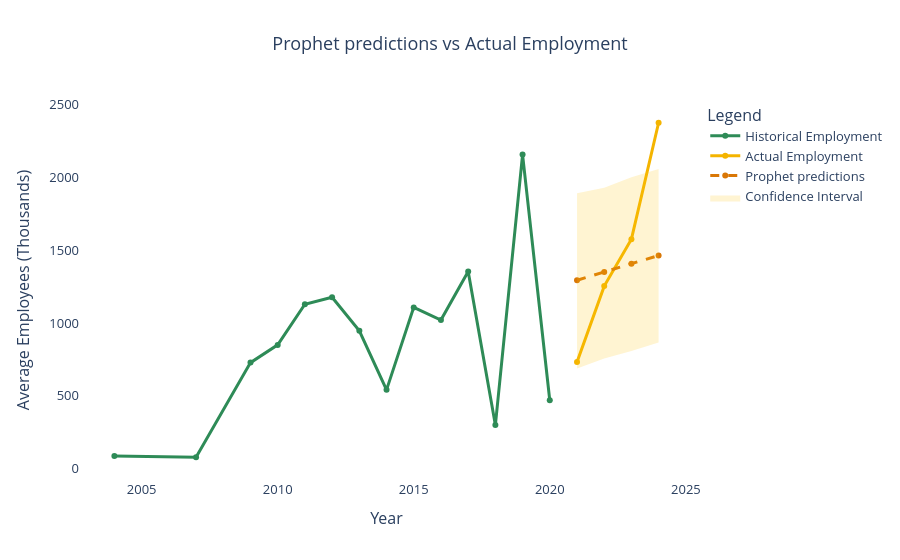

The notebook cell this image was saved under:
### Markdown cell above
---
* ## The second model, prophet, was trained and achieved a fairly higher accuracy of 71.3%.
* ## Hyperparameter tuning using grid search was performed, to ensure optimum performance of the model.
---

### Code cell
import plotly.graph_objects as go

fig = go.Figure()

# Historical
fig.add_trace(
    go.Scatter(
        x=train['ds'],
        y=train['y'],
        mode='lines+markers',
        name='Historical Employment',
        line=dict(color='#2E8B57', width=3)
    )
)

# Actual
fig.add_trace(
    go.Scatter(
        x=test['ds'],
        y=test['y'],
        mode='lines+markers',
        name='Actual Employment',
        line=dict(color='#F4B400', width=3)
    )
)

# Prophet predictions
fig.add_trace(
    go.Scatter(
        x=prophet_test['ds'],
        y=prophet_test['yhat'],
        mode='lines+markers',
        name='Prophet predictions',
        line=dict(
            color='#D97706',
            width=3,
            dash='dash'
        )
    )
)

# Confidence interval
fig.add_trace(
    go.Scatter(
        x=list(predictions.tail(4)['ds']) + list(predictions.tail(4)['ds'][::-1]),
        y=list(predictions.tail(4)['yhat_upper']) +
          list(predictions.tail(4)['yhat_lower'][::-1]),
        fill='toself',
        fillcolor='rgba(255,193,7,0.18)',
        line=dict(color='rgba(255,255,255,0)'),
        hoverinfo='skip',
        name='Confidence Interval'
    )
)

fig.update_layout(
    title='Prophet predictions vs Actual Employment',
    title_x=0.5,
    xaxis_title='Year',
    yaxis_title='Average Employees (Thousands)',
    plot_bgcolor='white',
    font=dict(size=13),
    legend_title='Legend'
)

fig.show()

### Figure 1 — Plotly figure (JSON) as saved in the notebook; plotly's stock layout.template omitted (floating-point values rounded to 4 significant figures)
{"data": [{"line": {"color": "#2E8B57", "width": 3}, "mode": "lines+markers", "name": "Historical Employment", "type": "scatter", "x": ["2004-01-01T00:00:00.000000", "2007-01-01T00:00:00.000000", "2009-01-01T00:00:00.000000", "2010-01-01T00:00:00.000000", "2011-01-01T00:00:00.000000", "2012-01-01T00:00:00.000000", "2013-01-01T00:00:00.000000", "2014-01-01T00:00:00.000000", "2015-01-01T00:00:00.000000", "2016-01-01T00:00:00.000000", "2017-01-01T00:00:00.000000", "2018-01-01T00:00:00.000000", "2019-01-01T00:00:00.000000", "2020-01-01T00:00:00.000000"], "y": [85.87, 77.04, 727.7, 849.7, 1129.0, 1177.0, 946.3, 540.5, 1108.0, 1020.0, 1354.0, 298.2, 2158.0, 468.8]}, {"line": {"color": "#F4B400", "width": 3}, "mode": "lines+markers", "name": "Actual Employment", "type": "scatter", "x": ["2021-01-01T00:00:00.000000", "2022-01-01T00:00:00.000000", "2023-01-01T00:00:00.000000", "2024-01-01T00:00:00.000000"], "y": [732.6, 1254.0, 1576.0, 2377.0]}, {"line": {"color": "#D97706", "dash": "dash", "width": 3}, "mode": "lines+markers", "name": "Prophet predictions", "type": "scatter", "x": ["2021-01-01T00:00:00.000000", "2022-01-01T00:00:00.000000", "2023-01-01T00:00:00.000000", "2024-01-01T00:00:00.000000"], "y": [1294.0, 1351.0, 1408.0, 1464.0]}, {"fill": "toself", "fillcolor": "rgba(255,193,7,0.18)", "hoverinfo": "skip", "line": {"color": "rgba(255,255,255,0)"}, "name": "Confidence Interval", "type": "scatter", "x": ["2021-01-01T00:00:00", "2022-01-01T00:00:00", "2023-01-01T00:00:00", "2024-01-01T00:00:00", "2024-01-01T00:00:00", "2023-01-01T00:00:00", "2022-01-01T00:00:00", "2021-01-01T00:00:00"], "y": [1893.0, 1929.0, 2002.0, 2060.0, 866.2, 808.2, 756.9, 687.0]}], "layout": {"font": {"size": 13}, "legend": {"title": {"text": "Legend"}}, "plot_bgcolor": "white", "title": {"text": "Prophet predictions vs Actual Employment", "x": 0.5}, "xaxis": {"title": {"text": "Year"}}, "yaxis": {"title": {"text": "Average Employees (Thousands)"}}}}
